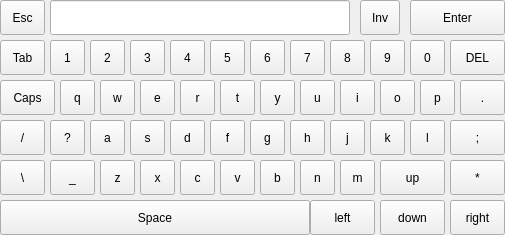
<?xml version="1.0" encoding="UTF-8"?>
<ui version="4.0">
 <class>KeyBoard</class>
 <widget class="QWidget" name="KeyBoard">
  <property name="geometry">
   <rect>
    <x>0</x>
    <y>0</y>
    <width>505</width>
    <height>235</height>
   </rect>
  </property>
  <property name="windowTitle">
   <string>Form</string>
  </property>
  <widget class="QToolButton" name="toolButton_x">
   <property name="geometry">
    <rect>
     <x>140</x>
     <y>160</y>
     <width>35</width>
     <height>35</height>
    </rect>
   </property>
   <property name="text">
    <string>x</string>
   </property>
  </widget>
  <widget class="QToolButton" name="toolButton_q">
   <property name="geometry">
    <rect>
     <x>60</x>
     <y>80</y>
     <width>35</width>
     <height>35</height>
    </rect>
   </property>
   <property name="text">
    <string>q</string>
   </property>
  </widget>
  <widget class="QToolButton" name="toolButton_7">
   <property name="geometry">
    <rect>
     <x>290</x>
     <y>40</y>
     <width>35</width>
     <height>35</height>
    </rect>
   </property>
   <property name="text">
    <string>7</string>
   </property>
  </widget>
  <widget class="QToolButton" name="toolButton_esc">
   <property name="geometry">
    <rect>
     <x>0</x>
     <y>0</y>
     <width>45</width>
     <height>35</height>
    </rect>
   </property>
   <property name="text">
    <string>Esc</string>
   </property>
  </widget>
  <widget class="QToolButton" name="toolButton_0">
   <property name="geometry">
    <rect>
     <x>410</x>
     <y>40</y>
     <width>35</width>
     <height>35</height>
    </rect>
   </property>
   <property name="text">
    <string>0</string>
   </property>
  </widget>
  <widget class="QToolButton" name="toolButton_o">
   <property name="geometry">
    <rect>
     <x>380</x>
     <y>80</y>
     <width>35</width>
     <height>35</height>
    </rect>
   </property>
   <property name="text">
    <string>o</string>
   </property>
  </widget>
  <widget class="QToolButton" name="toolButton_k">
   <property name="geometry">
    <rect>
     <x>370</x>
     <y>120</y>
     <width>35</width>
     <height>35</height>
    </rect>
   </property>
   <property name="text">
    <string>k</string>
   </property>
  </widget>
  <widget class="QToolButton" name="toolButton_y">
   <property name="geometry">
    <rect>
     <x>260</x>
     <y>80</y>
     <width>35</width>
     <height>35</height>
    </rect>
   </property>
   <property name="text">
    <string>y</string>
   </property>
  </widget>
  <widget class="QToolButton" name="toolButton_w">
   <property name="geometry">
    <rect>
     <x>100</x>
     <y>80</y>
     <width>35</width>
     <height>35</height>
    </rect>
   </property>
   <property name="text">
    <string>w</string>
   </property>
  </widget>
  <widget class="QToolButton" name="toolButton_xinghao">
   <property name="geometry">
    <rect>
     <x>450</x>
     <y>160</y>
     <width>55</width>
     <height>35</height>
    </rect>
   </property>
   <property name="text">
    <string>*</string>
   </property>
  </widget>
  <widget class="QToolButton" name="toolButton_dot">
   <property name="geometry">
    <rect>
     <x>460</x>
     <y>80</y>
     <width>45</width>
     <height>35</height>
    </rect>
   </property>
   <property name="text">
    <string>.</string>
   </property>
  </widget>
  <widget class="QToolButton" name="toolButton_c">
   <property name="geometry">
    <rect>
     <x>180</x>
     <y>160</y>
     <width>35</width>
     <height>35</height>
    </rect>
   </property>
   <property name="text">
    <string>c</string>
   </property>
  </widget>
  <widget class="QToolButton" name="toolButton_b">
   <property name="geometry">
    <rect>
     <x>260</x>
     <y>160</y>
     <width>35</width>
     <height>35</height>
    </rect>
   </property>
   <property name="text">
    <string>b</string>
   </property>
  </widget>
  <widget class="QToolButton" name="toolButton_i">
   <property name="geometry">
    <rect>
     <x>340</x>
     <y>80</y>
     <width>35</width>
     <height>35</height>
    </rect>
   </property>
   <property name="text">
    <string>i</string>
   </property>
  </widget>
  <widget class="QToolButton" name="toolButton_line2">
   <property name="geometry">
    <rect>
     <x>0</x>
     <y>160</y>
     <width>45</width>
     <height>35</height>
    </rect>
   </property>
   <property name="text">
    <string>\</string>
   </property>
  </widget>
  <widget class="QToolButton" name="toolButton_u">
   <property name="geometry">
    <rect>
     <x>300</x>
     <y>80</y>
     <width>35</width>
     <height>35</height>
    </rect>
   </property>
   <property name="text">
    <string>u</string>
   </property>
  </widget>
  <widget class="QToolButton" name="toolButton_e">
   <property name="geometry">
    <rect>
     <x>140</x>
     <y>80</y>
     <width>35</width>
     <height>35</height>
    </rect>
   </property>
   <property name="text">
    <string>e</string>
   </property>
  </widget>
  <widget class="QToolButton" name="toolButton_tab">
   <property name="geometry">
    <rect>
     <x>0</x>
     <y>40</y>
     <width>45</width>
     <height>35</height>
    </rect>
   </property>
   <property name="text">
    <string>Tab</string>
   </property>
  </widget>
  <widget class="QToolButton" name="toolButton_g">
   <property name="geometry">
    <rect>
     <x>250</x>
     <y>120</y>
     <width>35</width>
     <height>35</height>
    </rect>
   </property>
   <property name="text">
    <string>g</string>
   </property>
  </widget>
  <widget class="QToolButton" name="toolButton_s">
   <property name="geometry">
    <rect>
     <x>130</x>
     <y>120</y>
     <width>35</width>
     <height>35</height>
    </rect>
   </property>
   <property name="text">
    <string>s</string>
   </property>
  </widget>
  <widget class="QToolButton" name="toolButton_down">
   <property name="geometry">
    <rect>
     <x>380</x>
     <y>200</y>
     <width>65</width>
     <height>35</height>
    </rect>
   </property>
   <property name="text">
    <string>down</string>
   </property>
  </widget>
  <widget class="QToolButton" name="toolButton_space">
   <property name="geometry">
    <rect>
     <x>0</x>
     <y>200</y>
     <width>310</width>
     <height>35</height>
    </rect>
   </property>
   <property name="text">
    <string>Space</string>
   </property>
  </widget>
  <widget class="QToolButton" name="toolButton_inv">
   <property name="geometry">
    <rect>
     <x>360</x>
     <y>0</y>
     <width>40</width>
     <height>35</height>
    </rect>
   </property>
   <property name="text">
    <string>Inv</string>
   </property>
  </widget>
  <widget class="QToolButton" name="toolButton_6">
   <property name="geometry">
    <rect>
     <x>250</x>
     <y>40</y>
     <width>35</width>
     <height>35</height>
    </rect>
   </property>
   <property name="text">
    <string>6</string>
   </property>
  </widget>
  <widget class="QToolButton" name="toolButton_m">
   <property name="geometry">
    <rect>
     <x>340</x>
     <y>160</y>
     <width>35</width>
     <height>35</height>
    </rect>
   </property>
   <property name="text">
    <string>m</string>
   </property>
  </widget>
  <widget class="QToolButton" name="toolButton_a">
   <property name="geometry">
    <rect>
     <x>90</x>
     <y>120</y>
     <width>35</width>
     <height>35</height>
    </rect>
   </property>
   <property name="text">
    <string>a</string>
   </property>
  </widget>
  <widget class="QLineEdit" name="display">
   <property name="geometry">
    <rect>
     <x>50</x>
     <y>0</y>
     <width>300</width>
     <height>35</height>
    </rect>
   </property>
  </widget>
  <widget class="QToolButton" name="toolButton_t">
   <property name="geometry">
    <rect>
     <x>220</x>
     <y>80</y>
     <width>35</width>
     <height>35</height>
    </rect>
   </property>
   <property name="text">
    <string>t</string>
   </property>
  </widget>
  <widget class="QToolButton" name="toolButton_h">
   <property name="geometry">
    <rect>
     <x>290</x>
     <y>120</y>
     <width>35</width>
     <height>35</height>
    </rect>
   </property>
   <property name="text">
    <string>h</string>
   </property>
  </widget>
  <widget class="QToolButton" name="toolButton_p">
   <property name="geometry">
    <rect>
     <x>420</x>
     <y>80</y>
     <width>35</width>
     <height>35</height>
    </rect>
   </property>
   <property name="text">
    <string>p</string>
   </property>
  </widget>
  <widget class="QToolButton" name="toolButton_line1">
   <property name="geometry">
    <rect>
     <x>0</x>
     <y>120</y>
     <width>45</width>
     <height>35</height>
    </rect>
   </property>
   <property name="text">
    <string>/</string>
   </property>
  </widget>
  <widget class="QToolButton" name="toolButton_z">
   <property name="geometry">
    <rect>
     <x>100</x>
     <y>160</y>
     <width>35</width>
     <height>35</height>
    </rect>
   </property>
   <property name="text">
    <string>z</string>
   </property>
  </widget>
  <widget class="QToolButton" name="toolButton_4">
   <property name="geometry">
    <rect>
     <x>170</x>
     <y>40</y>
     <width>35</width>
     <height>35</height>
    </rect>
   </property>
   <property name="text">
    <string>4</string>
   </property>
  </widget>
  <widget class="QToolButton" name="toolButton_capslock">
   <property name="geometry">
    <rect>
     <x>0</x>
     <y>80</y>
     <width>55</width>
     <height>35</height>
    </rect>
   </property>
   <property name="text">
    <string>Caps</string>
   </property>
  </widget>
  <widget class="QToolButton" name="toolButton_up">
   <property name="geometry">
    <rect>
     <x>380</x>
     <y>160</y>
     <width>65</width>
     <height>35</height>
    </rect>
   </property>
   <property name="text">
    <string>up</string>
   </property>
  </widget>
  <widget class="QToolButton" name="toolButton_enter">
   <property name="geometry">
    <rect>
     <x>410</x>
     <y>0</y>
     <width>95</width>
     <height>35</height>
    </rect>
   </property>
   <property name="text">
    <string>Enter</string>
   </property>
  </widget>
  <widget class="QToolButton" name="toolButton_f">
   <property name="geometry">
    <rect>
     <x>210</x>
     <y>120</y>
     <width>35</width>
     <height>35</height>
    </rect>
   </property>
   <property name="text">
    <string>f</string>
   </property>
  </widget>
  <widget class="QToolButton" name="toolButton_2">
   <property name="geometry">
    <rect>
     <x>90</x>
     <y>40</y>
     <width>35</width>
     <height>35</height>
    </rect>
   </property>
   <property name="text">
    <string>2</string>
   </property>
  </widget>
  <widget class="QToolButton" name="toolButton_n">
   <property name="geometry">
    <rect>
     <x>300</x>
     <y>160</y>
     <width>35</width>
     <height>35</height>
    </rect>
   </property>
   <property name="text">
    <string>n</string>
   </property>
  </widget>
  <widget class="QToolButton" name="toolButton_fenhao">
   <property name="geometry">
    <rect>
     <x>450</x>
     <y>120</y>
     <width>55</width>
     <height>35</height>
    </rect>
   </property>
   <property name="text">
    <string>;</string>
   </property>
  </widget>
  <widget class="QToolButton" name="toolButton_left">
   <property name="geometry">
    <rect>
     <x>310</x>
     <y>200</y>
     <width>65</width>
     <height>35</height>
    </rect>
   </property>
   <property name="text">
    <string>left</string>
   </property>
  </widget>
  <widget class="QToolButton" name="toolButton_wenhao">
   <property name="geometry">
    <rect>
     <x>50</x>
     <y>120</y>
     <width>35</width>
     <height>35</height>
    </rect>
   </property>
   <property name="text">
    <string>?</string>
   </property>
  </widget>
  <widget class="QToolButton" name="toolButton_r">
   <property name="geometry">
    <rect>
     <x>180</x>
     <y>80</y>
     <width>35</width>
     <height>35</height>
    </rect>
   </property>
   <property name="text">
    <string>r</string>
   </property>
  </widget>
  <widget class="QToolButton" name="toolButton_l">
   <property name="geometry">
    <rect>
     <x>410</x>
     <y>120</y>
     <width>35</width>
     <height>35</height>
    </rect>
   </property>
   <property name="text">
    <string>l</string>
   </property>
  </widget>
  <widget class="QToolButton" name="toolButton_8">
   <property name="geometry">
    <rect>
     <x>330</x>
     <y>40</y>
     <width>35</width>
     <height>35</height>
    </rect>
   </property>
   <property name="text">
    <string>8</string>
   </property>
  </widget>
  <widget class="QToolButton" name="toolButton_1">
   <property name="geometry">
    <rect>
     <x>50</x>
     <y>40</y>
     <width>35</width>
     <height>35</height>
    </rect>
   </property>
   <property name="text">
    <string>1</string>
   </property>
  </widget>
  <widget class="QToolButton" name="toolButton_5">
   <property name="geometry">
    <rect>
     <x>210</x>
     <y>40</y>
     <width>35</width>
     <height>35</height>
    </rect>
   </property>
   <property name="text">
    <string>5</string>
   </property>
  </widget>
  <widget class="QToolButton" name="toolButton_3">
   <property name="geometry">
    <rect>
     <x>130</x>
     <y>40</y>
     <width>35</width>
     <height>35</height>
    </rect>
   </property>
   <property name="text">
    <string>3</string>
   </property>
  </widget>
  <widget class="QToolButton" name="toolButton_right">
   <property name="geometry">
    <rect>
     <x>450</x>
     <y>200</y>
     <width>55</width>
     <height>35</height>
    </rect>
   </property>
   <property name="text">
    <string>right</string>
   </property>
  </widget>
  <widget class="QToolButton" name="toolButton_line3">
   <property name="geometry">
    <rect>
     <x>50</x>
     <y>160</y>
     <width>45</width>
     <height>35</height>
    </rect>
   </property>
   <property name="text">
    <string>_</string>
   </property>
  </widget>
  <widget class="QToolButton" name="toolButton_backspace">
   <property name="geometry">
    <rect>
     <x>450</x>
     <y>40</y>
     <width>55</width>
     <height>35</height>
    </rect>
   </property>
   <property name="text">
    <string>DEL</string>
   </property>
  </widget>
  <widget class="QToolButton" name="toolButton_9">
   <property name="geometry">
    <rect>
     <x>370</x>
     <y>40</y>
     <width>35</width>
     <height>35</height>
    </rect>
   </property>
   <property name="text">
    <string>9</string>
   </property>
  </widget>
  <widget class="QToolButton" name="toolButton_d">
   <property name="geometry">
    <rect>
     <x>170</x>
     <y>120</y>
     <width>35</width>
     <height>35</height>
    </rect>
   </property>
   <property name="text">
    <string>d</string>
   </property>
  </widget>
  <widget class="QToolButton" name="toolButton_v">
   <property name="geometry">
    <rect>
     <x>220</x>
     <y>160</y>
     <width>35</width>
     <height>35</height>
    </rect>
   </property>
   <property name="text">
    <string>v</string>
   </property>
  </widget>
  <widget class="QToolButton" name="toolButton_j">
   <property name="geometry">
    <rect>
     <x>330</x>
     <y>120</y>
     <width>35</width>
     <height>35</height>
    </rect>
   </property>
   <property name="text">
    <string>j</string>
   </property>
  </widget>
 </widget>
 <resources/>
 <connections/>
</ui>
